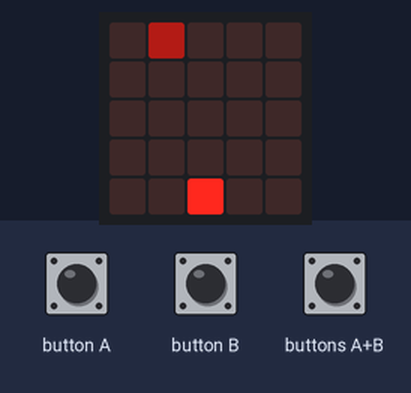
Simulated run of this program. Board: BBC micro:bit (MakeCode). On the bench: the board's 5×5 LED display. The inputs (shaded band) are chosen by the test bench. Random numbers come from a fixed seed.

Above: at 1.3 s.
1.4 s: button B pressed for 0.15 s
At 2.4 s:
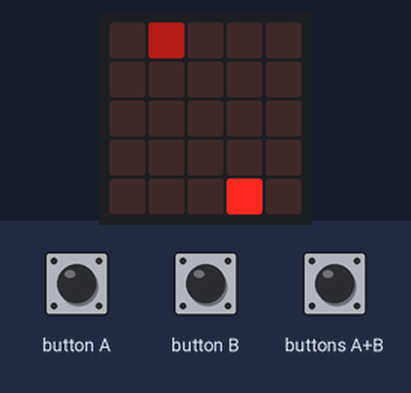
4.5 s: button A pressed for 0.15 s
At 5.0 s:
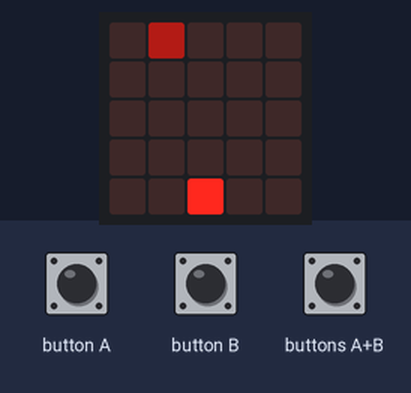
5.2 s: buttons A+B pressed for 0.15 s
At 5.4 s:
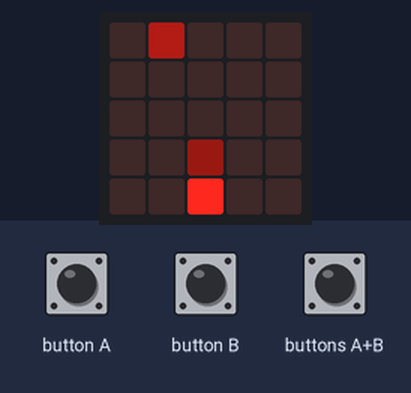
5.9 s: button A pressed for 0.15 s
At 7.4 s:
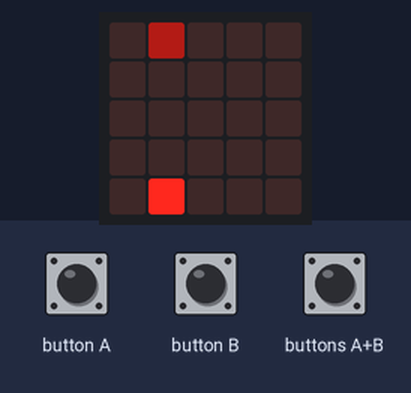
7.7 s: button B pressed for 0.15 s
At 8.2 s:
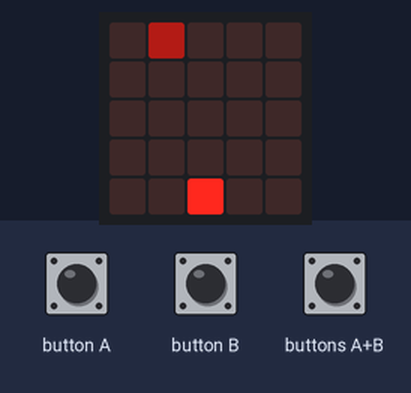
8.4 s: buttons A+B pressed for 0.15 s
At 8.61 s:
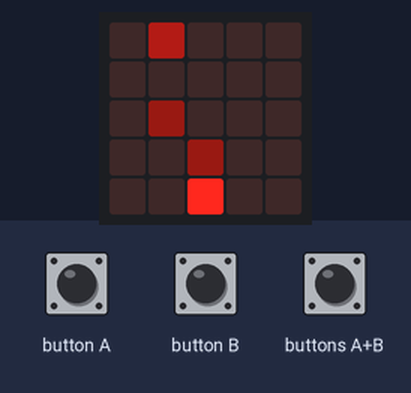
Timing chart, 0 to 11.4 s (numbered marks = the images above; inputs shaded):
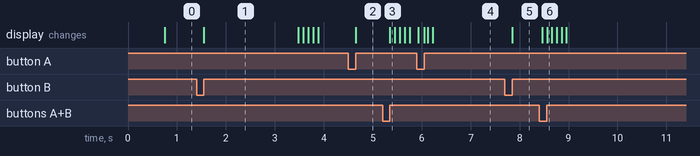

Measured:
- after the input at 4.5 s, the display: changes after 0.15 s (image 2)
- after the input at 5.2 s, the display: changes after 0.15 s (image 3)
- after the input at 7.7 s, the display: changes after 0.15 s (image 5)
- what the display in image 1 shows lasts 1.9 s, from 1.6 s to 3.5 s

The program:

main.ts
```typescript
function Summon_SpaceShip () {
    EnemyHealth = randint(1, 3)
    SpaceShip = game.createSprite(0, randint(0, 2))
    SpaceShip.set(LedSpriteProperty.Brightness, 60)
    for (let index = 0; index < randint(0, 4); index++) {
        SpaceShip.change(LedSpriteProperty.X, 1)
        basic.pause(500)
    }
    while (EnemyHealth > 0) {
        if (EnemyCanShoot == 1) {
            basic.pause(randint(200, MaximumTime))
            EnemyAttack()
        }
    }
    SpaceShip.delete()
    KilledSpaceShips += 1
}
input.onButtonPressed(Button.A, function () {
    Player.change(LedSpriteProperty.X, -1)
})
function Shoot () {
    Missile = game.createSprite(Player.get(LedSpriteProperty.X), Player.get(LedSpriteProperty.Y))
    Missile.set(LedSpriteProperty.Brightness, 25)
    for (let index = 0; index < 4; index++) {
        Missile.change(LedSpriteProperty.Y, -1)
        if (Missile.isTouching(SpaceShip)) {
            EnemyHealth += -1
        }
        basic.pause(100)
    }
    Missile.delete()
}
input.onButtonPressed(Button.AB, function () {
    Shoot()
})
input.onButtonPressed(Button.B, function () {
    Player.change(LedSpriteProperty.X, 1)
})
function EnemyAttack () {
    EnemyCanShoot = 0
    EnemyMissile = game.createSprite(SpaceShip.get(LedSpriteProperty.X), SpaceShip.get(LedSpriteProperty.Y))
    EnemyMissile.set(LedSpriteProperty.Brightness, 25)
    for (let index = 0; index < 4; index++) {
        EnemyMissile.change(LedSpriteProperty.Y, 1)
        basic.pause(100)
    }
    if (EnemyMissile.isTouching(Player)) {
        Health += -1
    }
    EnemyMissile.delete()
    EnemyCanShoot = 1
}
let EnemyMissile: game.LedSprite = null
let Missile: game.LedSprite = null
let KilledSpaceShips = 0
let MaximumTime = 0
let SpaceShip: game.LedSprite = null
let EnemyCanShoot = 0
let EnemyHealth = 0
let Player: game.LedSprite = null
Player = game.createSprite(2, 4)
let Health = 3
EnemyHealth = 1
EnemyCanShoot = 1
let Level = 1
basic.forever(function () {
    basic.pause(randint(200, 3000))
    Summon_SpaceShip()
})
basic.forever(function () {
    if (Level == 1) {
        MaximumTime = 3000
    }
})
basic.forever(function () {
    if (Health < 1) {
        game.setScore(KilledSpaceShips)
        game.gameOver()
    }
    if (EnemyHealth < 1) {
        SpaceShip.delete()
    }
})
```

test.ts
```typescript
// тут проходять випробування; ця компіляція не відбуватиметься, коли цей пакет використовуватиметься як розширення.
```
